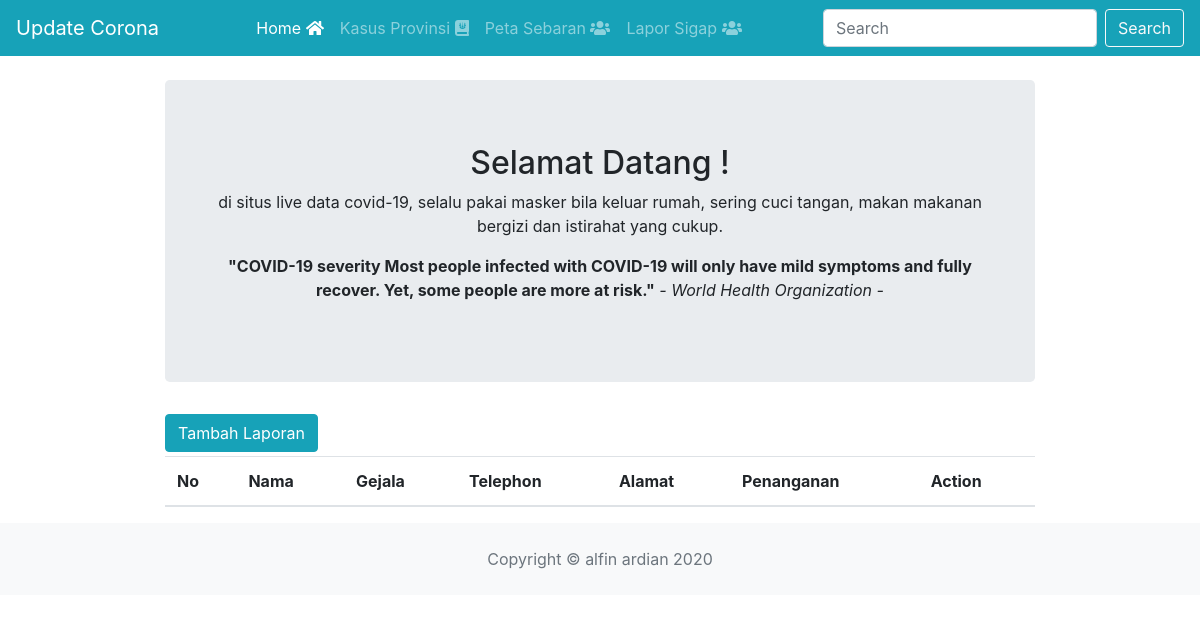
Before: /index.php/lapor with the older database file.
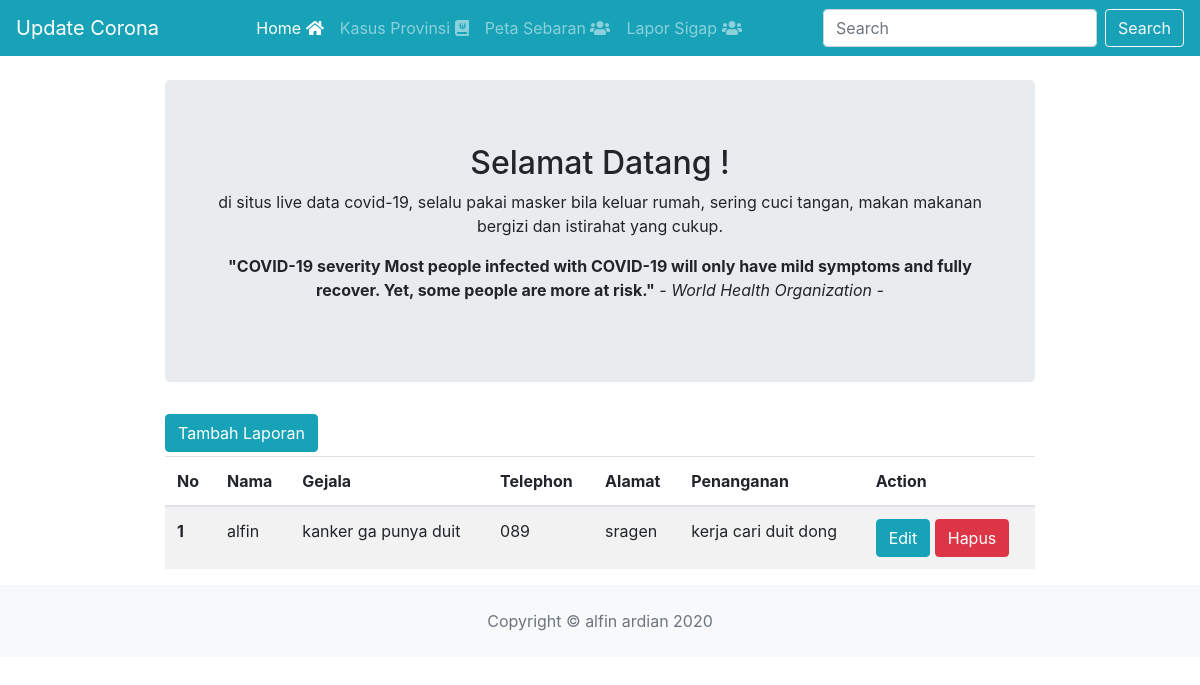
After: the same page with the newer database file.
### tables this page shows
CREATE TABLE `tbl_lapor_sigap` (
  `id` int(255) NOT NULL,
  `nama` varchar(255) NOT NULL,
  `telephon` varchar(255) NOT NULL,
  `alamat` varchar(255) NOT NULL,
  `gejala` varchar(255) NOT NULL,
  `penanganan` varchar(255) NOT NULL
);

### application/controllers/Lapor.php (called while the page is built, shortened)
<?php
class Lapor extends CI_Controller
{
    public function __construct()
    {
        $this->load->model('Lapor_model');
    }
    public function index()
    {
        $data['pasien'] = $this->Lapor_model->getAll();
        $this->load->view('template/header');
        $this->load->view('data_pasien', $data);
        $this->load->view('template/footer');
    }
}

### index.php (called while the page is built, shortened)
<?php
require_once BASEPATH.'core/CodeIgniter.php';

### application/models/Lapor_model.php (called while the page is built, shortened)
<?php
class Lapor_model extends CI_Model
{
    public function getAll()
    {
        return $this->db->get('tbl_lapor_sigap')->result();
    }
}

### application/views/data_pasien.php (the view, shortened to what this page needs)
<div class="col-md-12">
    <div class="row">
        <div class="col-md-9 mx-auto">
            <a href="<?= base_url(); ?>lapor/report" class="btn btn-info">Tambah Laporan</a>
            <table class="table table-striped mt-1">
                <thead>
                    <tr>
                        <th scope="col">No</th>
                        <th scope="col">Nama</th>
                        <th scope="col">Gejala</th>
                        <th scope="col">Telephon</th>
                        <th scope="col">Alamat</th>
                        <th scope="col">Penanganan</th>
                        <th scope="col">Action</th>
                    </tr>
                </thead>
                <tbody>
                    <?php
                    $no = 1;
                    foreach ($pasien as $pas) {
                    ?>
                        <tr>
                            <th scope="row"><?= $no ?></th>
                            <td><?= $pas->nama ?></td>
                            <td><?= $pas->gejala ?></td>
                            <td><?= $pas->telephon ?></td>
                            <td><?= $pas->alamat ?></td>
                            <td><?= $pas->penanganan ?></td>
                            <td>
                                <a href="<?php echo base_url(); ?>lapor/edit/<?= $pas->id; ?>" class="btn btn-info">Edit</a>
                                <a href="<?php echo base_url(); ?>lapor/delete/<?= $pas->id; ?>" class="btn btn-danger">Hapus</a>
                            </td>
                        </tr>
                    <?php
                        $no++;
                    }
                    ?>
                </tbody>
            </table>
        </div>
    </div>
</div>

### application/views/template/header.php (shortened to what this page needs)
<!DOCTYPE html>
<html lang="en">
<head>
    <link href="<?= base_url(); ?>assets/css/bootstrap.min.css" rel="stylesheet">
    <link rel="stylesheet" href="https://unpkg.com/leaflet@1.7.1/dist/leaflet.css" />
</head>
<body>
    <nav class="navbar navbar-expand-lg navbar-dark bg-info sticky-top">
        <a class="navbar-brand" href="#">Update Corona</a>
        <div class="collapse navbar-collapse" id="navbarSupportedContent">
            <ul class="navbar-nav mr-auto ml-auto">
                <li class="nav-item active">
                    <a class="nav-link" href="<?= base_url(); ?>home">Home <i class="fas fa-home"></i><span class="sr-only"></span></a>
                </li>
                <li class="nav-item">
                    <a class="nav-link" href="<?= base_url(); ?>provinsi/">Kasus Provinsi <i class="fas fa-journal-whills"></i></a>
                </li>
                <li class="nav-item">
                    <a class="nav-link" href="<?= base_url(); ?>peta">Peta Sebaran <i class="fas fa-users"></i></a>
                </li>
                <li class="nav-item">
                    <a class="nav-link" href="<?= base_url(); ?>lapor">Lapor Sigap <i class="fas fa-users"></i></a>
                </li>
            </ul>
            <form class="form-inline my-2 my-lg-0">
                <input class="form-control mr-sm-2" type="search" placeholder="Search" aria-label="Search">
                <button class="btn btn-outline-light my-2 my-sm-0" type="submit">Search</button>
            </form>
        </div>
    </nav>
    <div class="col-md-12">
        <div class="row">
            <div class="col-md-9 mx-auto mt-4">
                <div class="jumbotron">
                    <h2 style="text-align: center;">
                        Selamat Datang !
                    </h2>
                    <p style="text-align: center;">
                        di situs live data covid-19, selalu pakai masker bila keluar rumah, sering cuci tangan, makan makanan bergizi dan istirahat yang cukup.
                    </p>
                    <p style="text-align: center;">
                        <b>"COVID-19 severity
                            Most people infected with COVID-19 will only have mild symptoms and fully recover. Yet, some people are more at risk."</b>
                        <i>- World Health Organization -</i>
                    </p>
                </div>
            </div>
        </div>
    </div>

### application/views/template/footer.php (shortened to what this page needs)
<footer class="py-4 bg-light mt-auto">
    <div class="text-muted" style="text-align: center;">Copyright &copy; alfin ardian 2020</div>
</footer>
</body>
</html>

Changed rows visible on the page:
added tbl_lapor_sigap: nama "alfin", gejala "kanker ga punya duit", telephon "089", alamat "sragen", penanganan "kerja cari duit dong"
